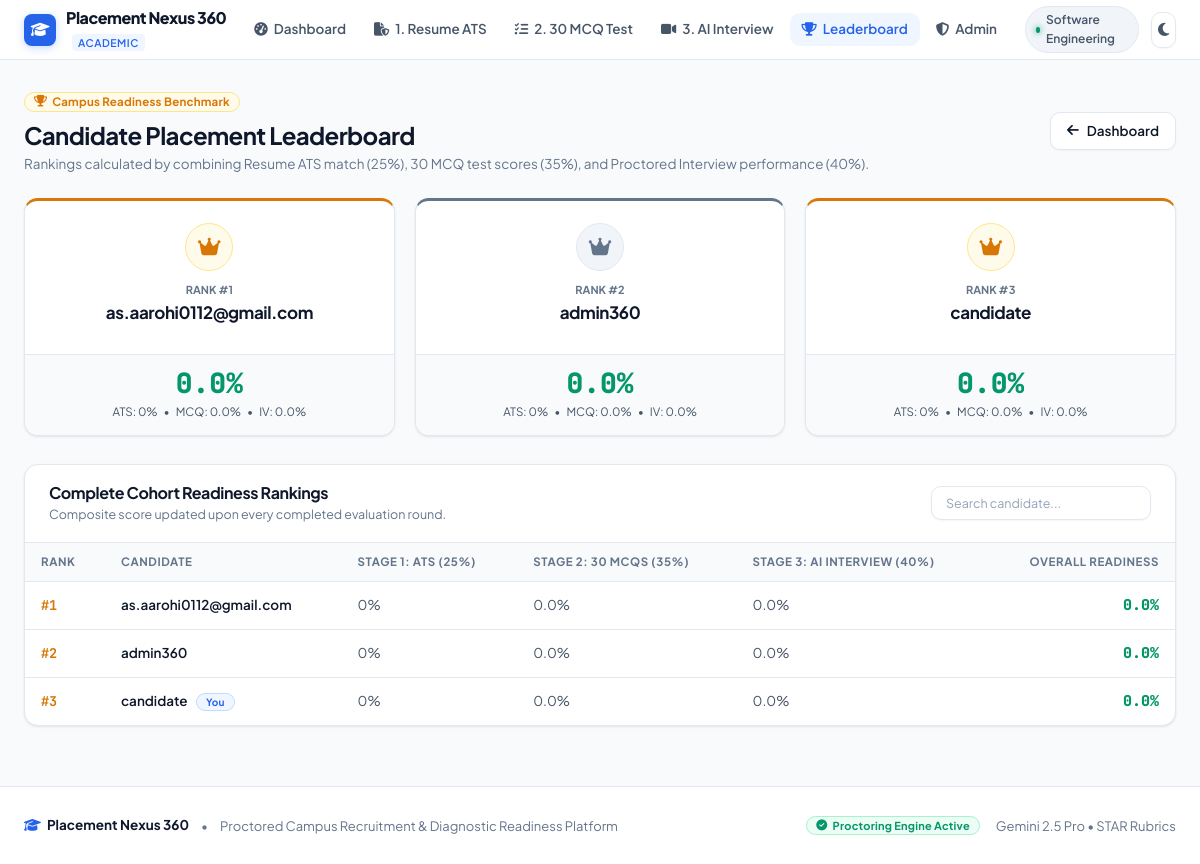
Page /leaderboard/ on the committed database.
### Placement/models.py (models this page shows, shortened)
class StudentProfile(models.Model):
    user = models.OneToOneField(User, on_delete=models.CASCADE, related_name='profile')
    phone = models.CharField(max_length=20, blank=True, default='')
    technology = models.CharField(max_length=150, blank=True, default='Full Stack Development')
    target_role = models.CharField(max_length=150, blank=True, default='Software Development Engineer')
    image = models.ImageField(upload_to="students/", null=True, blank=True)

class PlacementProgress(models.Model):
    user = models.OneToOneField(User, on_delete=models.CASCADE, related_name='placement_progress')
    resume_completed = models.BooleanField(default=False)
    resume_score = models.IntegerField(default=0)
    mock_passed = models.BooleanField(default=False)
    mock_score = models.FloatField(default=0)
    interview_passed = models.BooleanField(default=False)
    interview_score = models.FloatField(default=0)
    overall_readiness = models.FloatField(default=0)

### Placement/views.py (the view)
# urls.py: path('leaderboard/', views.leaderboard, name='leaderboard'),
@login_required
def leaderboard(request):
    progress_list = PlacementProgress.objects.select_related("user").order_by("-overall_readiness")[:20]
    return render(request, "leaderboard.html", {
        "leaderboard": progress_list,
        "top3": progress_list[:3],
        "others": progress_list[3:]
    })

### Placement/templates/leaderboard.html (shortened to what this page needs)
{% extends 'base.html' %}
{% load static %}
{% block content %}
<div class="topbar">
    <div class="topbar-title">
        <div class="badge badge-amber" style="margin-bottom: 8px;">
            <i class="fa-solid fa-trophy"></i> Campus Readiness Benchmark
        </div>
        <h1>Candidate Placement Leaderboard</h1>
        <p>Rankings calculated by combining Resume ATS match (25%), 30 MCQ test scores (35%), and Proctored Interview performance (40%).</p>
    </div>
    <div style="display: flex; gap: 10px; align-items: center;">
        <a href="{% url 'dashboard' %}" class="btn btn-secondary">
            <i class="fa-solid fa-arrow-left"></i> Dashboard
        </a>
    </div>
</div>
<div class="grid-3" style="margin-bottom: 28px; align-items: stretch;">
    {% for p in top3 %}
        <div class="card" style="text-align: center; border-top: 3px solid {% if forloop.counter == 1 %}var(--accent-warning){% elif forloop.counter == 2 %}var(--text-muted){% else %}var(--accent-warning){% endif %}; display: flex; flex-direction: column; justify-content: space-between;">
            <div class="card-body">
                <div style="width: 48px; height: 48px; border-radius: 50%; background: {% if forloop.counter == 1 %}var(--accent-warning-subtle){% elif forloop.counter == 2 %}var(--bg-surface-elevated){% else %}var(--accent-warning-subtle){% endif %}; border: 1px solid {% if forloop.counter == 1 %}var(--accent-warning-border){% elif forloop.counter == 2 %}var(--border){% else %}var(--accent-warning-border){% endif %}; display: flex; align-items: center; justify-content: center; margin: 0 auto 10px; font-size: 20px; color: {% if forloop.counter == 1 %}var(--accent-warning){% elif forloop.counter == 2 %}var(--text-muted){% else %}var(--accent-warning){% endif %};">
                    <i class="fa-solid fa-crown"></i>
                </div>
                <div style="font-size: 11px; font-weight: 700; color: var(--text-muted); text-transform: uppercase;">Rank #{{ forloop.counter }}</div>
                <h3 style="font-size: 17px; color: var(--text-primary); margin: 4px 0 8px; font-weight: 700;">{{ p.user.username }}</h3>
            </div>
            <div class="card-footer" style="flex-direction: column; gap: 6px;">
                <div style="font-size: 28px; font-weight: 800; font-family: 'JetBrains Mono', monospace; color: var(--accent-success); line-height: 1;">
                    {{ p.overall_readiness }}%
                </div>
                <div style="display: flex; justify-content: center; gap: 6px; font-size: 11.5px; color: var(--text-secondary);">
                    <span>ATS: {{ p.resume_score }}%</span> &bull;
                    <span>MCQ: {{ p.mock_score }}%</span> &bull;
                    <span>IV: {{ p.interview_score }}%</span>
                </div>
            </div>
        </div>
    {% empty %}
        <div class="card" style="grid-column: 1 / -1; text-align: center; color: var(--text-muted); padding: 32px;">
            No candidates ranked yet. Complete all 3 preparation rounds to top the campus leaderboard!
        </div>
    {% endfor %}
</div>
<div class="card">
    <div class="card-header">
        <div>
            <h3 style="font-size: 16px; font-weight: 700; color: var(--text-primary);">
                Complete Cohort Readiness Rankings
            </h3>
            <p style="font-size: 12.5px; color: var(--text-muted); margin-top: 2px;">
                Composite score updated upon every completed evaluation round.
            </p>
        </div>
        <input type="text" id="leaderSearch" placeholder="Search candidate..." onkeyup="filterLeaderboard()" class="form-input" style="width: 220px; height: 34px; font-size: 12.5px;">
    </div>
    <div class="card-body" style="padding: 0;">
        <div class="table-responsive">
            <table class="audit-table" id="leaderTable">
                <thead>
                    <tr>
                        <th style="width: 80px;">Rank</th>
                        <th>Candidate</th>
                        <th>Stage 1: ATS (25%)</th>
                        <th>Stage 2: 30 MCQs (35%)</th>
                        <th>Stage 3: AI Interview (40%)</th>
                        <th style="text-align: right;">Overall Readiness</th>
                    </tr>
                </thead>
                <tbody>
                    {% for p in leaderboard %}
                        <tr>
                            <td style="font-weight: 700; font-family: 'JetBrains Mono', monospace; color: {% if forloop.counter <= 3 %}var(--accent-warning){% else %}var(--text-muted){% endif %};">
                                #{{ forloop.counter }}
                            </td>
                            <td style="font-weight: 600; color: var(--text-primary);">
                                {{ p.user.username }}
                                {% if p.user == request.user %}
                                    <span class="badge badge-blue" style="font-size: 10px; margin-left: 6px;">You</span>
                                {% endif %}
                            </td>
                            <td style="color: var(--text-secondary);">
                                {{ p.resume_score }}%
                            </td>
                            <td style="color: var(--text-secondary);">
                                {{ p.mock_score }}%
                            </td>
                            <td style="color: var(--text-secondary);">
                                {{ p.interview_score }}%
                            </td>
                            <td style="text-align: right; font-weight: 800; font-family: 'JetBrains Mono', monospace; font-size: 15px; color: var(--accent-success);">
                                {{ p.overall_readiness }}%
                            </td>
                        </tr>
                    {% empty %}
                        <tr>
                            <td colspan="6" style="text-align: center; padding: 24px; color: var(--text-muted);">
                                No assessment records found.
                            </td>
                        </tr>
                    {% endfor %}
                </tbody>
            </table>
        </div>
    </div>
</div>
{% endblock %}

### Placement/templates/base.html (shortened to what this page needs)
{% load static %}
<!DOCTYPE html>
<html lang="en">
<head>
    <link rel="stylesheet" href="https://cdnjs.cloudflare.com/ajax/libs/font-awesome/6.5.1/css/all.min.css">
    <link rel="stylesheet" href="{% static 'css/global.css' %}?v=2.1">
</head>
<body>
    <header class="nexus-navbar">
        <div class="nexus-navbar-inner">
            <a href="{% url 'dashboard' %}" class="nexus-brand" aria-label="Placement Nexus 360 Dashboard">
                <div class="nexus-brand-icon">
                    <i class="fa-solid fa-graduation-cap"></i>
                </div>
                <div>
                    <span class="nexus-brand-text">Placement Nexus 360</span>
                    <span class="nexus-brand-badge">ACADEMIC</span>
                </div>
            </a>
            <nav class="nexus-nav" aria-label="Primary Navigation">
                <a href="{% url 'dashboard' %}" class="nexus-nav-link {% if request.resolver_match.url_name in 'dashboard,home' %}active{% endif %}">
                    <i class="fa-solid fa-gauge-high"></i> Dashboard
                </a>
                <a href="{% url 'dashboard' %}#resume-section" class="nexus-nav-link {% if request.resolver_match.url_name == 'resume_result' %}active{% endif %}">
                    <i class="fa-solid fa-file-shield"></i> 1. Resume ATS
                </a>
                <a href="{% url 'select_tech' %}" class="nexus-nav-link {% if request.resolver_match.url_name in 'select_tech,take_test,test_result' %}active{% endif %}">
                    <i class="fa-solid fa-list-check"></i> 2. 30 MCQ Test
                </a>
                <a href="{% url 'ai_interview' %}" class="nexus-nav-link {% if request.resolver_match.url_name in 'ai_interview,live_interview,interview_result,interview_discarded' %}active{% endif %}">
                    <i class="fa-solid fa-video"></i> 3. AI Interview
                </a>
                <a href="{% url 'leaderboard' %}" class="nexus-nav-link {% if request.resolver_match.url_name == 'leaderboard' %}active{% endif %}">
                    <i class="fa-solid fa-trophy"></i> Leaderboard
                </a>
                {% if user.is_staff or user.is_superuser %}
                <a href="{% url 'admin_home' %}" class="nexus-nav-link {% if request.resolver_match.url_name in 'admin_home,add_job' %}active{% endif %}">
                    <i class="fa-solid fa-shield-halved"></i> Admin
                </a>
                {% endif %}
            </nav>
            <div class="nexus-navbar-actions">
                <span class="user-status-chip" title="Target Evaluation Track">
                    <span class="user-status-dot"></span>
                    <span>{{ user.profile.technology|default:"Engineering Track" }}</span>
                </span>
                <button type="button" id="themeToggleBtn" class="theme-toggle-btn" aria-label="Switch between light and dark theme" title="Toggle Light / Dark mode">
                    <i class="fa-solid fa-moon" id="themeToggleIcon"></i>
                </button>
            </div>
        </div>
    </header>
    <main class="app-container">
        {% block content %}{% endblock %}
    </main>
    <footer class="nexus-footer">
        <div class="nexus-footer-inner">
            <div style="display: flex; align-items: center; gap: 12px;">
                <div style="font-weight: 700; color: var(--text-primary); font-size: 13.5px; display: flex; align-items: center; gap: 6px;">
                    <i class="fa-solid fa-graduation-cap" style="color: var(--accent-primary);"></i> Placement Nexus 360
                </div>
                <span>&bull;</span>
                <span>Proctored Campus Recruitment & Diagnostic Readiness Platform</span>
            </div>
            <div style="display: flex; align-items: center; gap: 16px;">
                <span class="badge badge-emerald" style="font-size: 11px;">
                    <i class="fa-solid fa-circle-check"></i> Proctoring Engine Active
                </span>
                <span>Gemini 2.5 Pro &bull; STAR Rubrics</span>
            </div>
        </div>
    </footer>
</body>
</html>

### rows in the picture
PlacementProgress: user.username "as.aarohi0112@gmail.com", overall_readiness "0.0", resume_score "0", mock_score "0.0", interview_score "0.0"
PlacementProgress: user.username "admin360", overall_readiness "0.0", resume_score "0", mock_score "0.0", interview_score "0.0"
PlacementProgress: user.username "candidate", overall_readiness "0.0", resume_score "0", mock_score "0.0", interview_score "0.0", shows "You"

### other values in the picture
{{ user.profile.technology|default:"Engineering Track" }} "Software Engineering"
